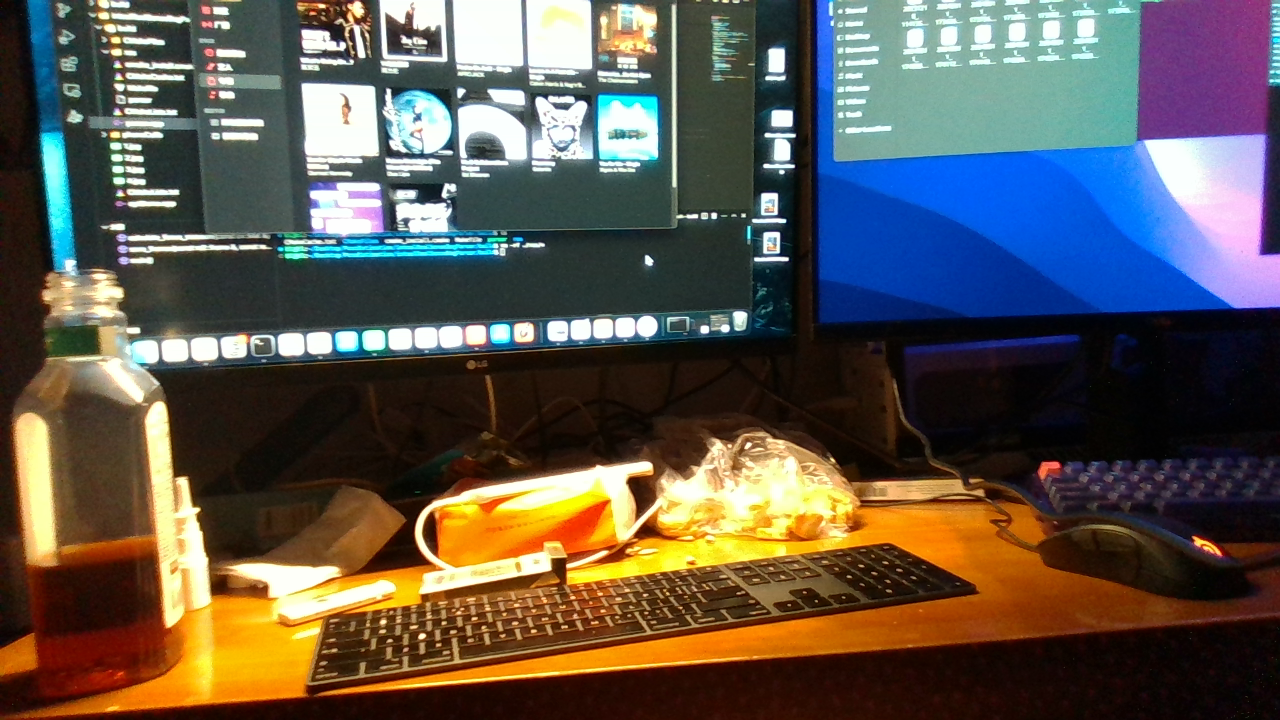
//> input picture BA_PnP_poseEstimation/assets/color_1.png, 1280 x 720 px
$ ./direct_method   (built with g++ and OpenCV 4)
//> lines starting //> are read from the running program, lines starting //| are printed output that depends on the picture
#include <iostream>
#include <opencv2/core/core.hpp>
#include <opencv2/features2d/features2d.hpp>
#include <opencv2/highgui/highgui.hpp>
#include <opencv2/calib3d/calib3d.hpp>
#include <Eigen/Core>
#include <Eigen/Geometry>
#include <Eigen/Dense>
#include <g2o/core/base_vertex.h>
#include <g2o/core/base_unary_edge.h>
#include <g2o/core/sparse_optimizer.h>
#include <g2o/core/block_solver.h>
#include <g2o/core/solver.h>
#include <g2o/core/optimization_algorithm_gauss_newton.h>
#include <g2o/solvers/dense/linear_solver_dense.h>
#include <sophus/se3.hpp>
#include <chrono>
#include <pangolin/pangolin.h>
#include <opencv2/imgproc.hpp>
#include <random>
#include <cmath>


using namespace std;
using namespace cv;


typedef vector<Eigen::Vector2d, Eigen::aligned_allocator<Eigen::Vector2d>> ArrVec_2d;
typedef vector<Eigen::Vector3d, Eigen::aligned_allocator<Eigen::Vector3d>> ArrVec_3d;

void DrawGrid(double grid_size, int num_grid, int plane, double r, double g, double b);
void DrawCamera(const Eigen::Isometry3d& T, float lineWidth, float size,bool);


void DirectPoseEstimation(
    const cv::Mat& img1,
    const cv::Mat& img2,
    const ArrVec_2d& px_ref,
    const vector<double>& depth_ref,
    Sophus::SE3d& Trans_CoordSys1_to_CoordSys2,
    int ScalingDownFactor,
    cv::Mat& CameraInrinsics
);

// [16 lines left out: function GetPixelValue, not called in this run]


int main(){
    string imgPath_1 = "../assets/color_1.png";
    string imgPath_2 = "../assets/color_2.png";

    cv::Mat img_1 = cv::imread(imgPath_1, cv::IMREAD_COLOR);
//> img_1 is the input picture: 720 rows x 1280 cols, CV_8UC3; mean B, G, R 78.3, 86.6, 93.1
    cv::Mat img_2 = cv::imread(imgPath_2, cv::IMREAD_COLOR);
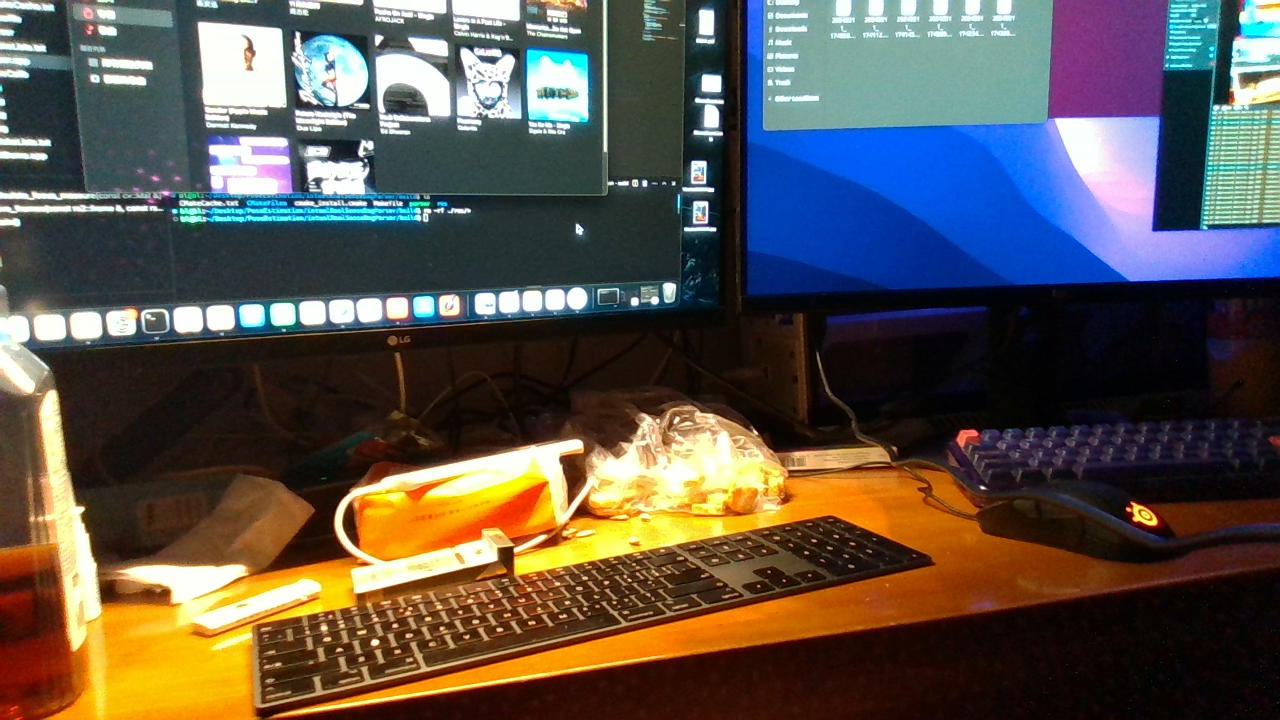
//> input picture BA_PnP_poseEstimation/assets/color_2.png, 1280 x 720 px
//> img_2 is the input picture: 720 rows x 1280 cols, CV_8UC3; mean B, G, R 76.3, 84.1, 90.7
    cv::Mat d1 = imread("../assets/depth_1.png", cv::IMREAD_UNCHANGED);       // 深度图为16位无符号数，单通道图像
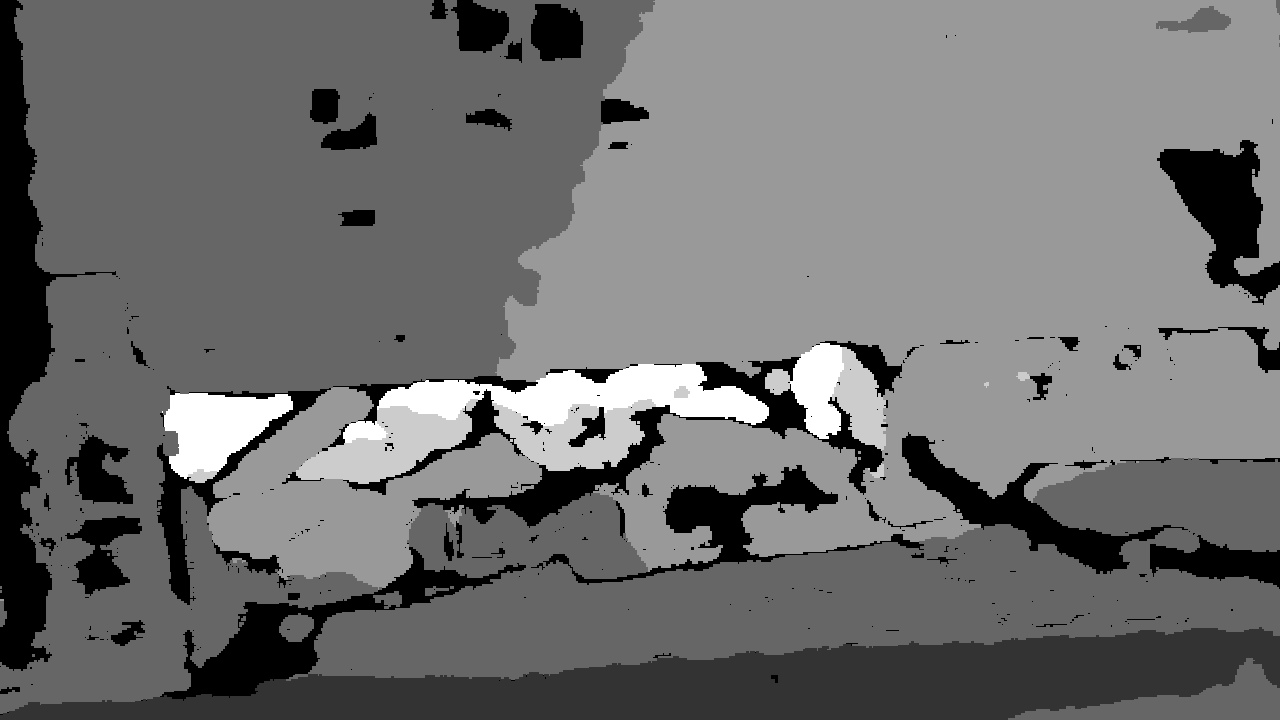
//> input picture BA_PnP_poseEstimation/assets/depth_1.png, 1280 x 720 px
//> d1 is the input picture: 720 rows x 1280 cols, CV_16UC1; min 0, max 1367, mean 661.6

    cv::Mat K = (cv::Mat_<double>(3, 3) << 911.666,       0, 635.311,
                                                 0, 911.376, 371.241,
                                                 0,       0,       1);
    cv::RNG rng;
    cv::Mat gray_1_;
    cv::cvtColor(img_1, gray_1_, cv::COLOR_BGR2GRAY);
    cv::Mat gray_2_;
    cv::cvtColor(img_2, gray_2_, cv::COLOR_BGR2GRAY);


    cv::Mat gray_1;
    cv::equalizeHist(gray_1_, gray_1);
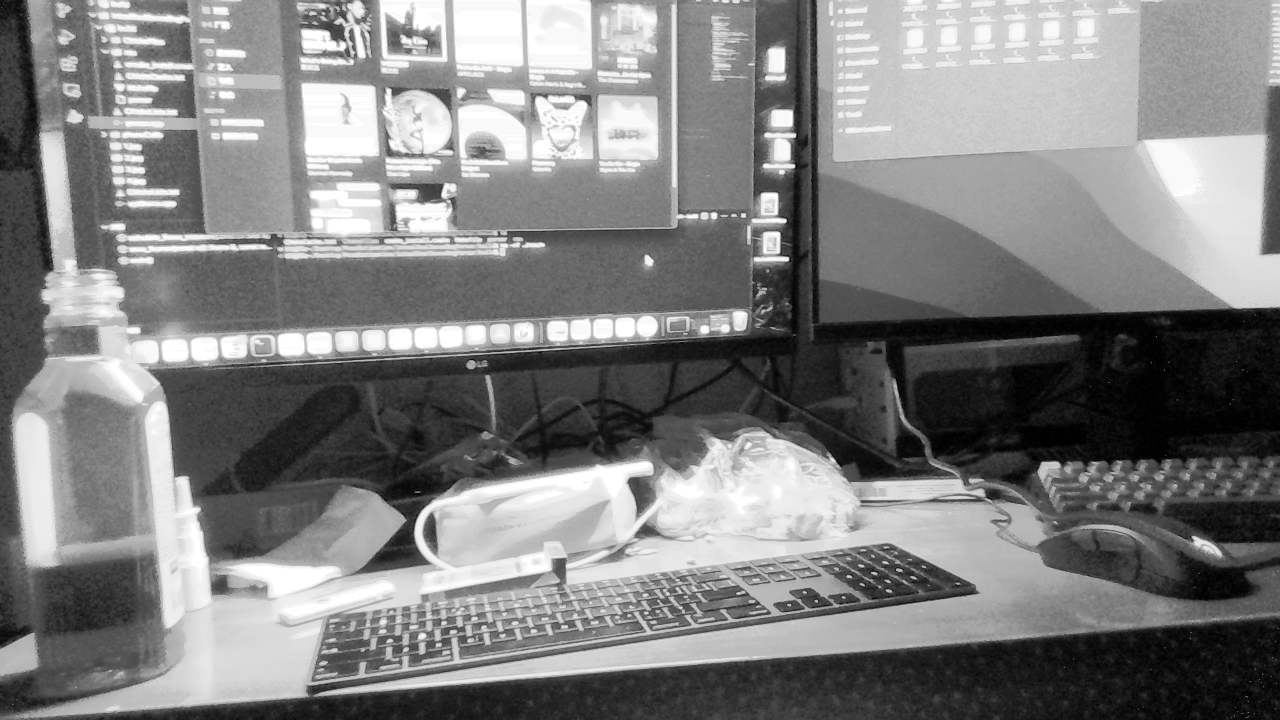
//> gray_1: 720 rows x 1280 cols, CV_8UC1; min 0, max 255, mean 128.3

    cv::Mat gray_2;
    cv::equalizeHist(gray_2_, gray_2);
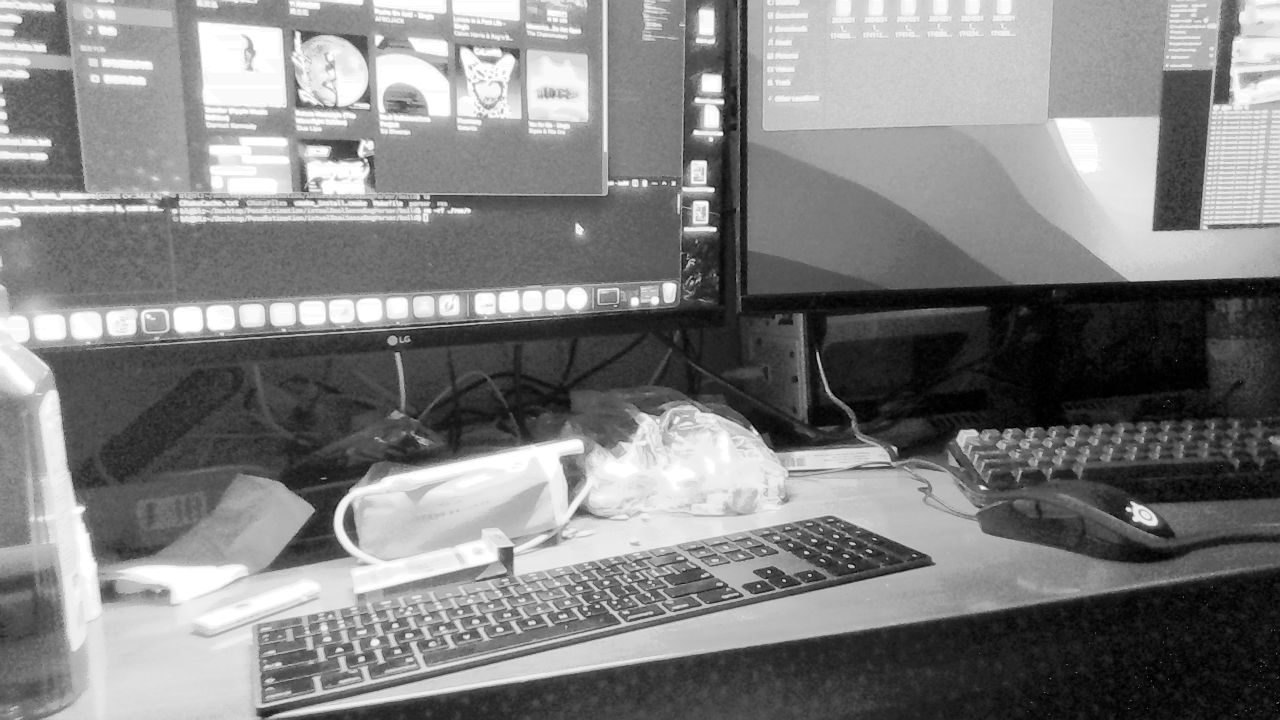
//> gray_2: 720 rows x 1280 cols, CV_8UC1; min 0, max 255, mean 128.5


    int cnt = 2000;
    int boarder = 20;

    ArrVec_2d pixels_ref;
    vector<double> depths_ref;

    for (int i = 0; i < cnt; i++) {
        int x = rng.uniform(boarder, gray_1.cols - boarder);  // don't pick pixels close to boarder
        int y = rng.uniform(boarder, gray_1.rows - boarder);  // don't pick pixels close to boarder
        int disparity = d1.at<uchar>(y, x);
        if(disparity==0) continue;
        double depth = disparity/5000.0; // you know this is disparity to depth
        depths_ref.push_back(depth);
        pixels_ref.push_back(Eigen::Vector2d(x, y));
    }
//> this loop made 2000 passes
//> (disparity, depth) on passes 2, 3, 4, 5, 6, 8, 9, 10, 11, 13, 14, 15: (2, 0.0004), (2, 0.0004), (219, 0.0438), (17, 0.0034), (2, 0.0004), (2, 0.0004), (112, 0.0224), (5, 0.001), (2, 0.0004), (43, 0.0086), (164, 0.0328), (88, 0.0176)
//> disparity on passes 1, 7, 12, 19, 21, 30: 0, 0, 0, 0, 0, 0
//> after the loop, depths_ref = 1697 values, max 0.051 at index 197, min 0.0002 at index 38, mean 0.0134; pixels_ref = 1697 items


    // [25 lines of commented-out code are left out]


//> (the run ends here: the program needs code that is not available in this run, at `Sophus::SE3d T_Pre_to_Cur;`)
